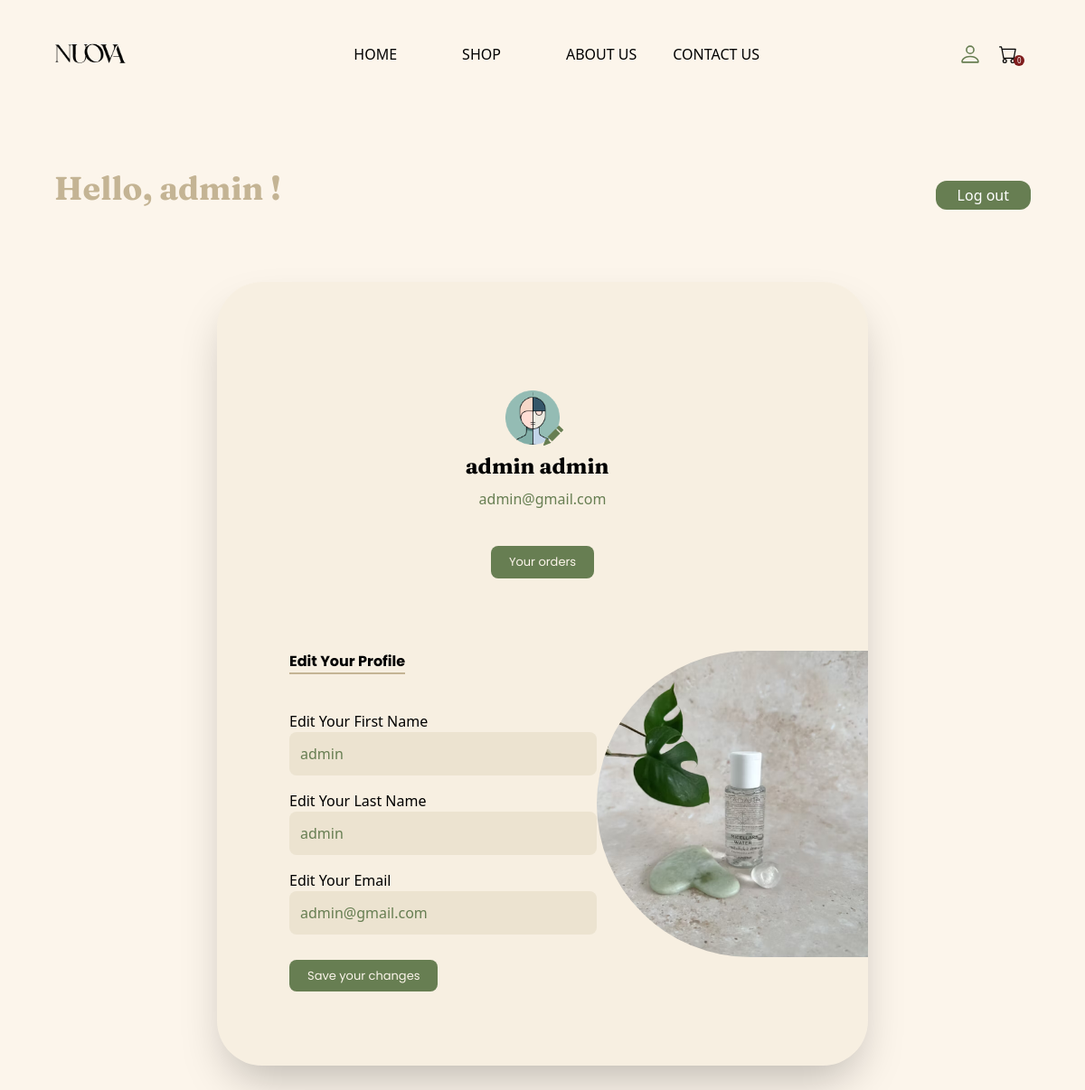
Page /account (signed in) on the committed database.
### tables this page shows
CREATE TABLE "user" (
	"id"	INTEGER,
	"firstname"	TEXT NOT NULL,
	"lastname"	TEXT NOT NULL,
	"email"	TEXT NOT NULL UNIQUE,
	"password"	TEXT NOT NULL,
	"role"	TEXT NOT NULL DEFAULT 'client',
	PRIMARY KEY("id" AUTOINCREMENT)
);

### app.py (the view)
@app.route('/account')
@login_required
def account():
    return render_template('accountclient.html', user=current_user)

### app.py (called while the page is built)
@login_manager.user_loader
def load_user(user_id):
    with sqlite3.connect("db.db") as con:
        cur = con.cursor()
        cur.execute("SELECT * FROM user WHERE id=?", (user_id,))
        user_data = cur.fetchone()
        if user_data:
            return User(*user_data)
        return None

### templates/accountclient.html (shortened to what this page needs)
<!DOCTYPE html>
<html lang="en">
<head>
    <script src="https://cdn.tailwindcss.com"></script>
</head>
<body class="bg-light">
        <header class="w-[90%] mx-auto flex items-center justify-between mt-4 xl:mx-auto xl:max-w-[1280px]">
            <a href="{{ url_for('home') }}"><img src="{{ url_for('static', filename='images/NUovalogo2.png') }}" alt="" class="w-[79px] h-[30px]"> </a>
            <nav class="hidden md:flex px-10 items-center text-[16px] gap-2">
                <a href="{{ url_for('home') }}" class="p-8  hover:text-darkgreen">HOME</a>
                <div class="dropdown p-8">
                    <a href="{{ url_for('shop') }}" class=" hover:text-darkgreen">SHOP</a>
                </div>
                <a href="{{ url_for('about') }}" class="p-8 hover:text-darkgreen">ABOUT US</a>
                <a href="{{ url_for('contact') }}" class="hover:text-darkgreen">CONTACT US</a>
            </nav>
            <div class="flex hidden md:flex items-center gap-4 noAnimation">
                <button>
                    <a href="{{ url_for('login') }}" class="hover:text-darkgreen">
                    </a>
                </button>
                <button>
                    <a href="{{ url_for('cart') }}" class="hover:text-darkgreen">
                      <div id="cart-icon" data-count="0" class="flex items-center ">
                          <span class="cart-count bg-red-900  text-[8px] rounded-full px-[3.5px] text-white relative top-[7px] left-[-7px]">0</span>
                      </div>
                    </a>
                  </button>
            </div>
        </header>
        <main class="">
            <section class="flex flex-col md:flex-row items-center justify-between w-[90%] mx-auto mt-20 xl:max-w-[1400px] xl:mx-auto noAnimation">
                <h1 class="text-4xl text-beige font-fraun font-bold">Hello, {{ user.firstname }} !</h1>
                <button id="logoutButton" class="bg-darkgreen text-white px-6 py-1 mt-4 rounded-xl hover:opacity-80 transition-opacity duration-300"> Log out</button>
            </section>
            <section class="bg-lightbeige bg-opacity-30 shadow-2xl rounded-[50px] mx-[5%]  mt-20  py-10 w-[80%] md:w-[60%] mx-auto xl:max-w-[1400px] xl:mx-auto mb-20 noAnimation">
                    <div class="">
                        <div class=" text-center">
                            <div class="flex justify-center mt-20 hover:opacity-80 transition-opacity duration-300">
                                <img id="admin-image" src="{{  url_for('static', filename='images/admin.png')  }}" alt="" class="object-cover w-[60px] h-[60px] cursor-pointer">
                                <button id="edit-image-btn" class="relative top-[20px] left-[-18px]">
                                </button>
                            </div>
                            <h2 class="items-center mr-3 text-2xl font-bold font-fraun mt-2">{{ user.firstname }} {{ user.lastname }}</h2>
                            <h3 class="text-darkgreen mt-2">{{ user.email }}</h3>
                        </div>
                        <a href="{{ url_for('yourorders' )}}">
                            <button type="submit" class="bg-darkgreen text-light font-pop py-2 px-5 rounded-lg text-[13px] hover:opacity-80 transition-opacity duration-300 mx-auto flex justify-center mt-10" >Your orders</button>
                        </a>
                        <div class="  mx-auto flex justify-between md:pl-20 w-[90%] mx-auto pl-5  md:w-[100%] md:text-start">
                            <div class=" ">
                                <button class="font-pop font-bold border-b-2 w-fit border-beige mt-20 flex justify-center ">Edit Your Profile </button>
                                <div class="pb-6  mt-10  md:mt-0 ">
                                    <form action="{{ url_for('update_data', id=user.id) }}" method="POST" class=" rounded-3xl mt-10  ">
                                        <label for="" class="">Edit Your First Name</label>
                                        <input type="text" id="firstname" name="firstname" value="{{ user.firstname }}" placeholder="Edit Your First Name" class="py-3 bg-[#D2C5AA] bg-opacity-30 rounded-lg outline-none pl-3 pr-10 text-darkgreen lg:w-[100%] md:w-[90%] mb-4 placeholder-darkgreen"><br>
                                        <label for="">Edit Your Last Name</label>
                                        <input type="text" id="lastname" name="lastname" value="{{ user.lastname }}" placeholder="Edit Your Last Name" class="py-3 bg-[#D2C5AA] bg-opacity-30 rounded-lg outline-none pl-3 pr-10 text-darkgreen lg:w-[100%]  md:w-[90%] mb-4 placeholder-darkgreen"><br>
                                        <label for="">Edit Your Email</label>
                                        <input type="email" id="email" name="email" value="{{ user.email }}" placeholder="Edit Your Email" class="py-3 bg-[#D2C5AA] bg-opacity-30 rounded-lg outline-none pl-3 pr-10 text-darkgreen lg:w-[100%]  md:w-[90%] mb-4 placeholder-darkgreen"><br>
                                        <button type="submit" class="bg-darkgreen text-light font-pop py-2 px-5 rounded-lg mt-3 text-[13px] hover:opacity-80 transition-opacity duration-300">Save your changes</button>
                                    </form>
                                </div>
                            </div>
                            <div>
                                <div class=" md:w-[200px] lg:w-[300px] my-20 hidden md:block">
                                    <img src="{{  url_for('static', filename='images/accountpic.png')  }}" alt="" class="rounded-l-full object-cover">
                                  </div>
                            </div>
                    </div>
            </section>
        </main>
    </body>
</html>

### templates/accountclient.html (style rules this page uses)
.animateScroll { animation: fadeIn 1s ease-in-out; }

### rows in the picture
user: firstname "admin", lastname "admin", email "admin@gmail.com"
